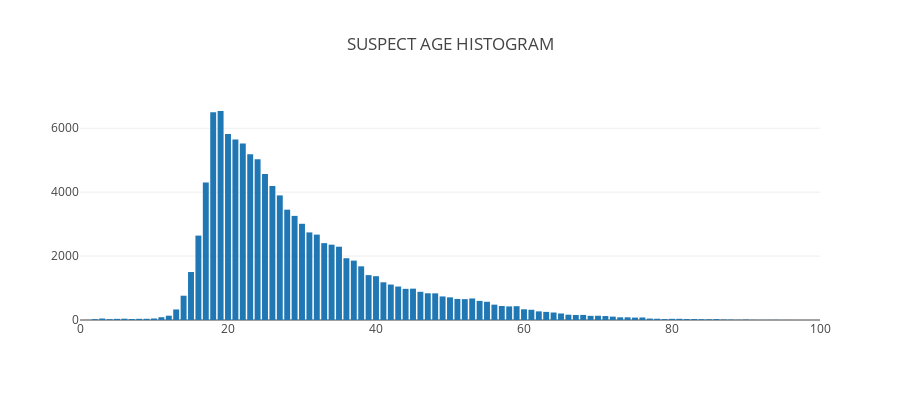
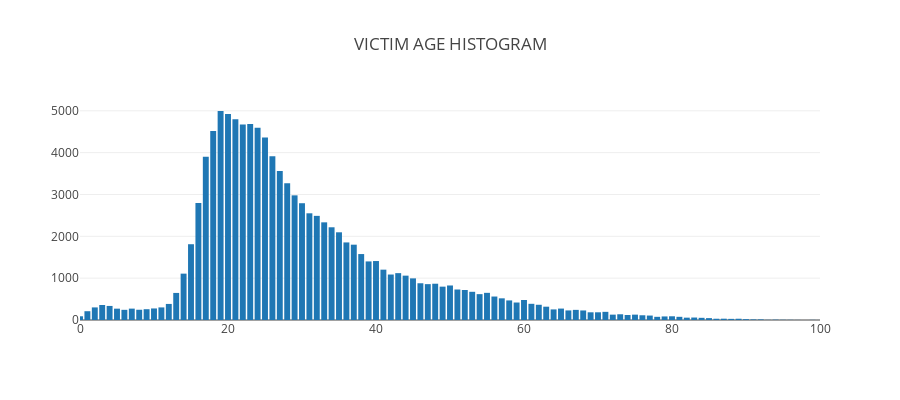

These figures' notebook cell, in order:
### Code cell
find_type_distribution('suspect')
find_type_distribution('victim')

### Figure 1 — Plotly figure (JSON) as saved in the notebook; plotly's stock layout.template omitted (floating-point values rounded to 4 significant figures)
{"data": [{"type": "bar", "uid": "22799e4f-47bc-4956-8435-cc7d44489947", "x": ["25", "31", "33", "47", "15", "48", "29", "24", "18", "19", "22", "23", "68", "20", "41", "17", "64", "21", "43", "28", "27", "55", "37", "39", "32", "35", "42", "30", "59", "44", "40", "72", "26", "34", "16", "56", "51", "45", "38", "36", "12", "13", "63", "58", "52", "49", "70", "46", "88", "54", "61", "66", "71", "14", "69", "53", "50", "60", "80", "4", "75", "67", "10", "62", "57", "76", "74", "73", "81", "83", "11", "9", "3", "65", "86", "6", "7", "84", "2", "5", "82", "79", "90", "8", "87", "93", "89", "85", "77", "78", "94", "96", "98", "91", "1", "0", "92", "311"], "y": [4570, 2741, 2405, 836, 1501, 834, 3258, 5031, 6497, 6540, 5520, 5187, 159, 5818, 1180, 4303, 234, 5652, 1047, 3452, 3899, 570, 1858, 1405, 2672, 2293, 1109, 3011, 432, 975, 1371, 106, 4194, 2357, 2641, 480, 659, 981, 1679, 1933, 135, 330, 254, 425, 653, 737, 133, 882, 12, 598, 320, 166, 124, 760, 130, 673, 709, 335, 36, 26, 75, 157, 48, 270, 438, 79, 84, 84, 37, 30, 87, 38, 46, 204, 28, 41, 31, 24, 26, 36, 29, 29, 13, 37, 15, 3, 7, 22, 45, 39, 4, 2, 1, 5, 3, 1, 2, 1]}], "layout": {"height": 400, "legend": {"orientation": "h"}, "title": "SUSPECT AGE HISTOGRAM", "xaxis": {"range": [0, 100]}}}

### Figure 2 — Plotly figure (JSON) as saved in the notebook; plotly's stock layout.template omitted (floating-point values rounded to 4 significant figures)
{"data": [{"type": "bar", "uid": "5fa5d994-93b3-4574-a5d7-298c67c6f892", "x": ["20", "33", "34", "29", "56", "18", "46", "14", "23", "55", "51", "40", "9", "5", "2", "15", "19", "28", "78", "41", "22", "21", "39", "35", "26", "69", "27", "37", "50", "42", "17", "25", "16", "13", "68", "57", "66", "67", "62", "36", "24", "30", "32", "1", "3", "63", "64", "31", "10", "48", "53", "60", "58", "72", "45", "43", "49", "12", "44", "70", "0", "54", "6", "38", "8", "4", "7", "52", "47", "79", "11", "80", "59", "73", "61", "85", "88", "71", "89", "90", "65", "74", "77", "86", "84", "96", "81", "83", "82", "87", "75", "76", "92", "91", "94", "101", "97", "95", "93", "99", "100", "209"], "y": [4923, 2334, 2216, 2979, 561, 4515, 878, 1108, 4684, 649, 729, 1409, 258, 271, 301, 1811, 4995, 3267, 76, 1203, 4675, 4797, 1400, 2096, 3912, 184, 3562, 1800, 825, 1087, 3901, 4363, 2797, 647, 228, 518, 229, 242, 364, 1854, 4592, 2791, 2489, 210, 359, 318, 253, 2550, 276, 867, 674, 478, 468, 128, 995, 1120, 797, 384, 1060, 184, 89, 618, 243, 1576, 245, 336, 272, 717, 857, 85, 301, 89, 418, 137, 387, 45, 27, 195, 30, 20, 273, 119, 106, 30, 52, 4, 76, 59, 56, 31, 128, 113, 14, 14, 8, 2, 2, 5, 4, 3, 1, 1]}], "layout": {"height": 400, "legend": {"orientation": "h"}, "title": "VICTIM AGE HISTOGRAM", "xaxis": {"range": [0, 100]}}}
